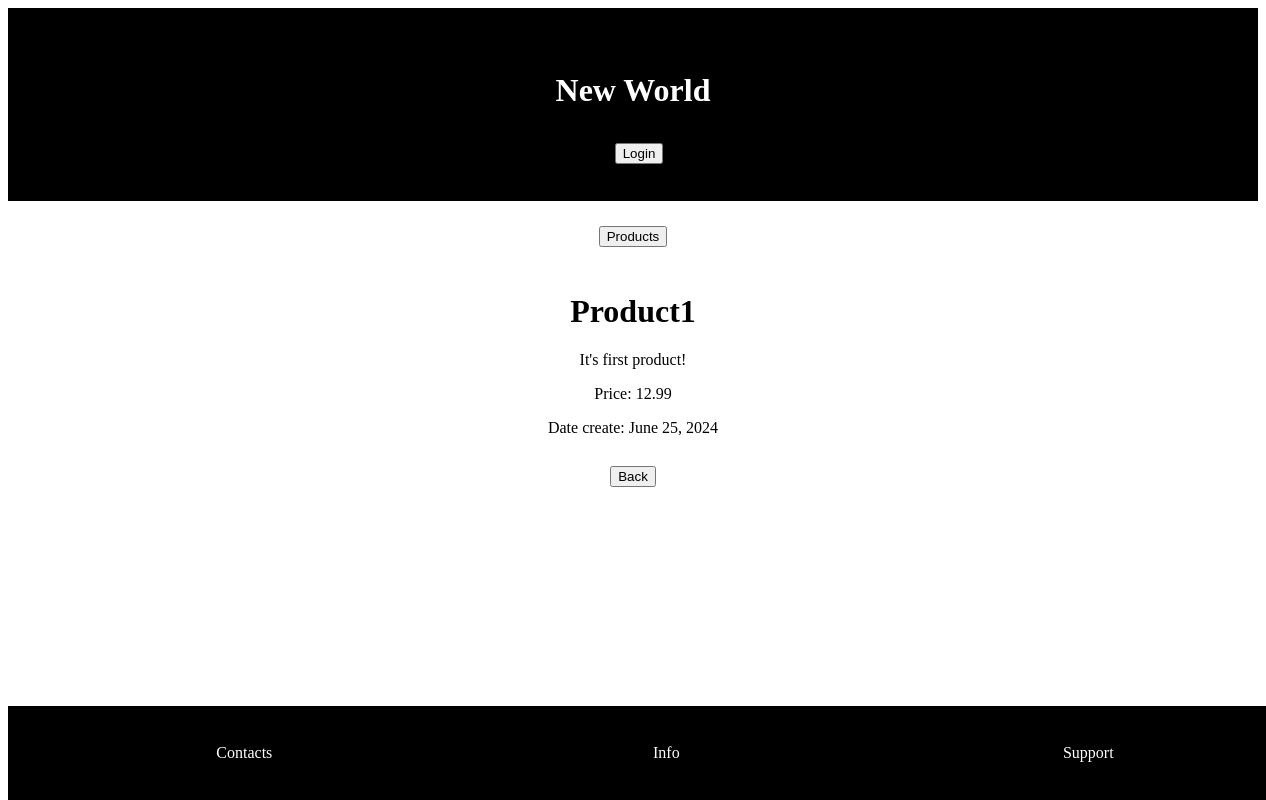
Page /products/3/ on the committed database.
### users/models.py (models this page shows, shortened)
class Product(models.Model):
    name = models.CharField(max_length=100)
    info = models.TextField()
    price = models.DecimalField(max_digits=10, decimal_places=2)
    creation_date = models.DateField(auto_now_add=True)

### users/views.py (the view)
# urls.py: path('products/<int:pk>/', views.product_detail, name='product_detail'),
def product_detail(request, pk):
    product = get_object_or_404(Product, pk=pk)
    return render(request, 'product_detail.html', {'product': product})

### users/templatetags/custom_tags.py (called while the page is built)
@register.filter(name='department_access')
def department_access(user, department_name):
    department_name = department_name.split(',')
    return user.is_superuser or user.groups.filter(name__in=department_name).exists()

### templates/product_detail.html (shortened to what this page needs)
{% extends 'base.html' %}
{% load custom_tags %}
{% block main %}
    <h1>{{ product.name }}</h1>
    <p>{{ product.info }}</p>
    <p>Price: {{ product.price }}</p>
    <p>Date create: {{ product.creation_date }}</p>
    <a href="{% url 'product_list' %}"><button>Back</button></a>
{% endblock main %}

### templates/base.html (style rules this page uses)
body { text-align: center; }
button { margin: 1%; }
a { flex: 1; margin: 1%; }

### rows in the picture
Product: name "Product1", info "It's first product!", price "12.99", creation_date "June 25, 2024"
